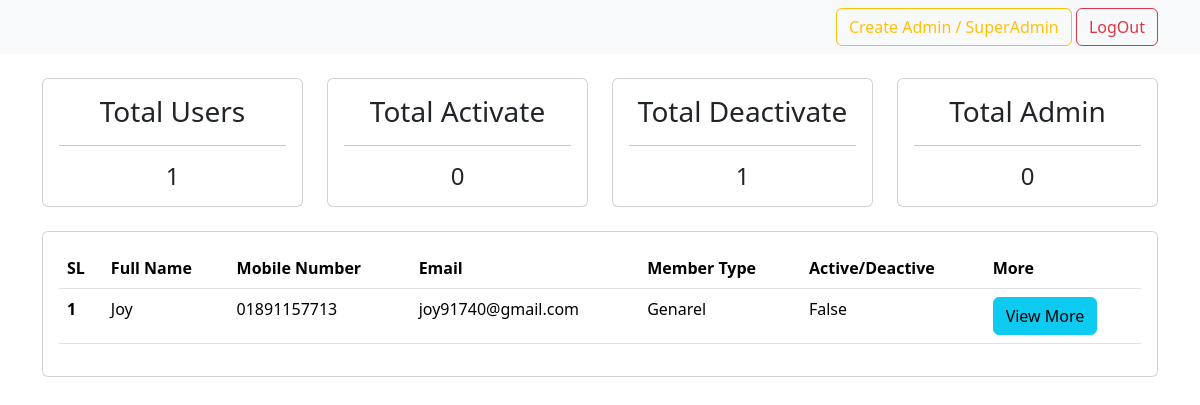
Before: /dashboard/ (signed in) with the older database file.
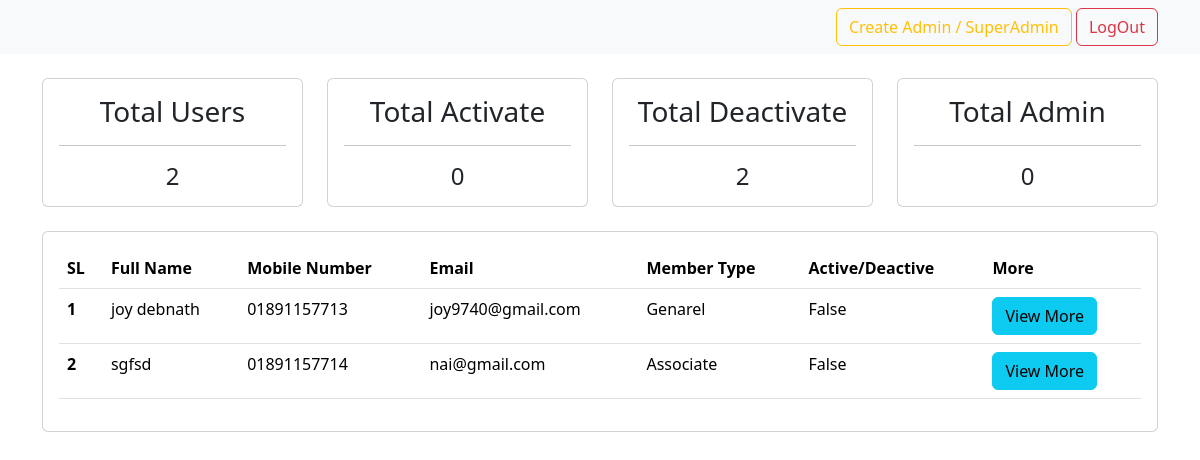
After: the same page with the newer database file.
### accounts/models.py (models this page shows, shortened)
class UserRegistrationForm(models.Model):
    user = models.OneToOneField(User, null=True, blank=True, on_delete= models.CASCADE)
    b_pharm_roll_no = models.CharField(max_length=100, null=True, blank=True)
    m_pharm_roll_no = models.CharField(max_length=100, null=True, blank=True)
    date_of_birth = models.CharField(max_length=10, null=True, blank=True)
    blood_group = models.CharField(max_length=3, null=True, blank=True)
    name_of_spouse = models.CharField(max_length=150, null=True, blank=True)
    marriage_date = models.CharField(max_length=10, null=True, blank=True)
    no_of_kids = models.IntegerField(null=True, blank=True)
    hobbies = models.CharField(max_length=150, null=True, blank=True)
    present_address = models.CharField(max_length=250, null=True)
    permanent_address = models.CharField(max_length=250, null=True, blank=True)
    designation_and_department = models.CharField(max_length=100, null=True, blank=True)
    organization = models.CharField(max_length=150, null=True, blank=True)
    organization_address = models.CharField(max_length=250, null=True, blank=True)
    MEMBERSHIP_STATUS = (
        ('Genarel', 'Genarel'),
        ('Associate', 'Assicuate')
    )
    membership_status = models.CharField(max_length=200, null=True, choices=MEMBERSHIP_STATUS)
    is_publish = models.BooleanField(('publish'), default=False, help_text=(
        'Designates whether this user should be treated as active. '
            'Unselect this instead of deleting accounts.'))

class User(AbstractUser):
    full_name = models.CharField(max_length=150, null=True)
    email = models.EmailField(unique=True, null=True)
    mobile_number = models.CharField(max_length=11, null=True, unique=True)
    profile_picture = models.ImageField(upload_to='profile/', null=True, blank=True, default='user-default/avatar.png')
    USERNAME_FIELD = 'mobile_number'
    REQUIRED_FIELDS = ['username']

### dashboard/views.py (the view)
# urls.py: path('', views.dashboardhome, name="dashboard"),
def dashboardhome(request):
    user = request.user
    users = UserRegistrationForm.objects.all()
    admins = AdminRegister.objects.all()
    if user.is_staff or user.is_superuser:
        activecount = users.filter(is_publish=True).count()
        dactivecount = users.filter(is_publish=False).count()
        admincount = admins.filter().count()
        context = {'users': users, 'activecount': activecount,
                   'dactivecount': dactivecount, 'admincount': admincount
                   }
        return render(request, 'dashboard/dashboard_home.html', context)
    else:
        return render(request, 'dashboard/not_authrized.html')

### dashboard/templates/dashboard/dashboard_home.html
{% extends 'dashboard/base.html' %}
{% block content %}
<br>
<div class="container">
    <div class="row">
        <div class="col">
            <div class="card">
                <div class="card-body">
                    <h3 class="card-title text-center">Total Users</h3>
                    <hr>
                    <h4 class="card-text text-center">{{ users.count }}</h4>
                </div>
            </div>
        </div>
        <div class="col">
            <div class="card">
                <div class="card-body">
                    <h3 class="card-title text-center">Total Activate</h3>
                    <hr>
                    <h4 class="card-text text-center">{{ activecount }}</h4>
                </div>
            </div>
        </div>
        <div class="col">
            <div class="card">
                <div class="card-body">
                    <h3 class="card-title text-center">Total Deactivate</h3>
                    <hr>
                    <h4 class="card-text text-center">{{ dactivecount }}</h4>
                </div>
            </div>
        </div>
        <div class="col">
            <div class="card">
                <div class="card-body">
                    <h3 class="card-title text-center">Total Admin</h3>
                    <hr>
                    <h4 class="card-text text-center">{{ admincount }}</h4>
                </div>
            </div>
        </div>
    </div>
    <br>
    <div class="row">
        <div class="col">
            <div class="card">
                <div class="card-body">
                    <table class="table">
                        <thead>
                          <tr>
                            <th scope="col">SL</th>
                            <th scope="col">Full Name</th>
                            <th scope="col">Mobile Number</th>
                            <th scope="col">Email</th>
                            <th scope="col">Member Type</th>
                            <th scope="col">Active/Deactive</th>
                            <th scope="col">More</td>
                          </tr>
                        </thead>
                        {% for obj in users %}
                        <tbody>
                          <tr>
                            <th scope="row">{{ forloop.counter }}</th>
                            <td>{{ obj.user.full_name }}</td>
                            <td>{{ obj.user.mobile_number }}</td>
                            <td>{{ obj.user.email }}</td>
                            <td>{{ obj.membership_status }}</td>
                            <td>{{ obj.is_publish }}</td>
                            <td><a href="{% url 'admin-user-info' obj.user.id %}" class="btn btn-info">View More</a></td>
                          </tr>
                        </tbody>
                        {% endfor %}
                      </table>
                </div>
            </div>
        </div>
    </div>
</div>
{% endblock %}

Changed rows visible on the page:
removed UserRegistrationForm: user.full_name "Joy", user.mobile_number "01891157713", user.email "joy91740@gmail.com", membership_status "Genarel", is_publish "False"
added UserRegistrationForm: user.full_name "joy debnath", user.mobile_number "01891157713", user.email "joy9740@gmail.com", membership_status "Genarel", is_publish "False"
added UserRegistrationForm: user.full_name "sgfsd", user.mobile_number "01891157714", user.email "nai@gmail.com", membership_status "Associate", is_publish "False"
Other visible differences:
{{ users.count }}: "1" → "2"
{{ dactivecount }}: "1" → "2"
